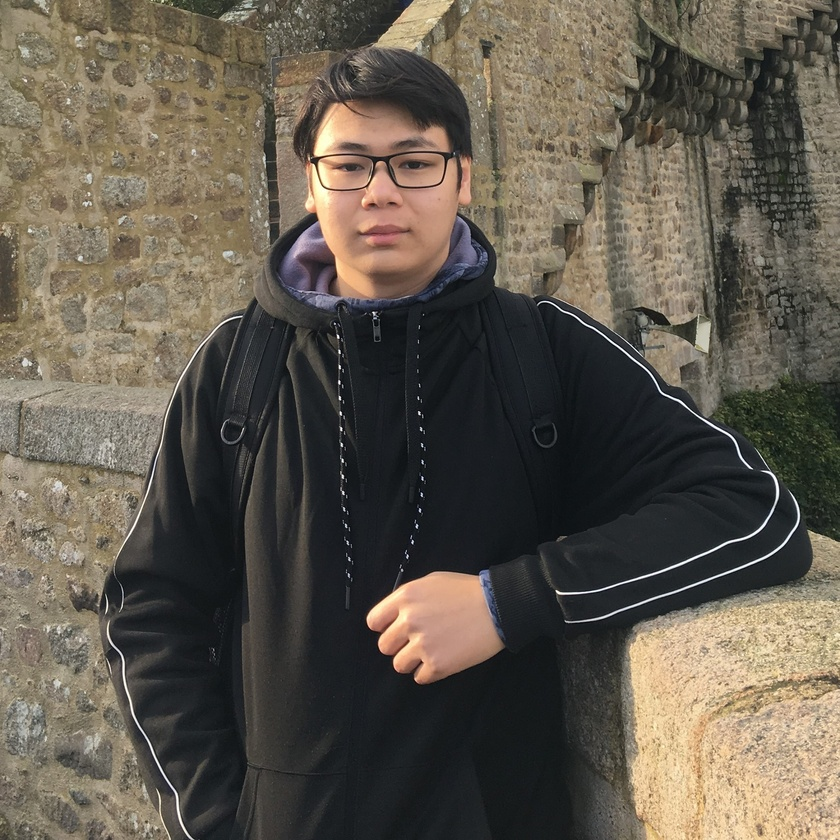
#> input picture images/selfie_picture.jpg, 840 x 840 px, shrunk from 2048 x 2047 before the run
$ python opencv-17-tresholding_image.py
#> lines starting #> are read from the running program, lines starting #| are printed output that depends on the picture; after the words box and inside, x2 and y2 are one past the last pixel; in counts of white or black regions, pixels touching at a corner belong together
import cv2 as cv
import numpy as np
from matplotlib import pyplot as plt


# [44 lines left out: functions simple_thresholding, adaptive_thresholding, not called in this run]


def Otsu_Binarization():
	img = cv.imread('images/selfie_picture.jpg',0)
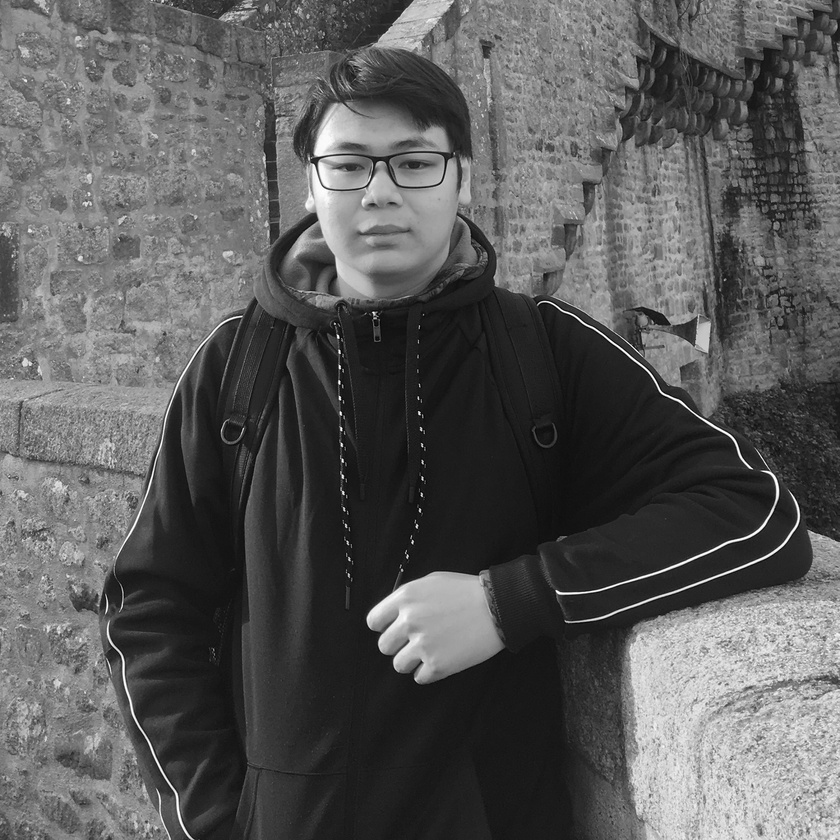
#> img: shape (840, 840); min 0, max 255, mean 90.3
	# global thresholding
	ret1,th1 = cv.threshold(img,127,255,cv.THRESH_BINARY)
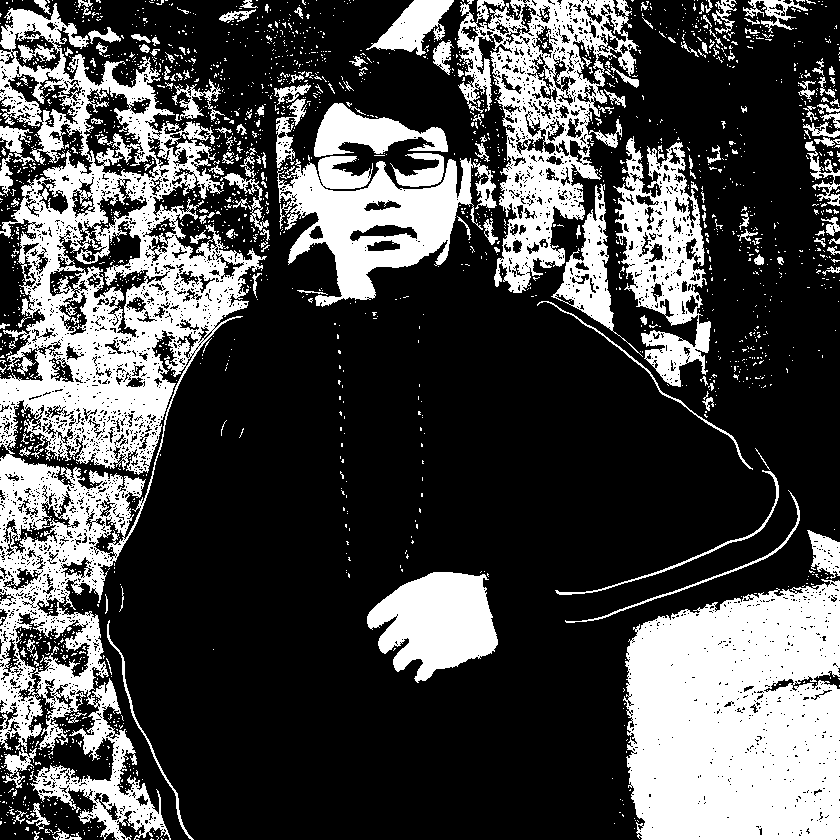
#> th1: shape (840, 840); 29.8% white; 2191 white regions (2016 under 20 px), largest, box (x1, y1, x2, y2) and area: (0, 3, 267, 840) 72955, (623, 579, 840, 840) 48391, (457, 0, 639, 293) 19808

	# Otsu's thresholding
	ret2,th2 = cv.threshold(img,0,255,cv.THRESH_BINARY+cv.THRESH_OTSU)
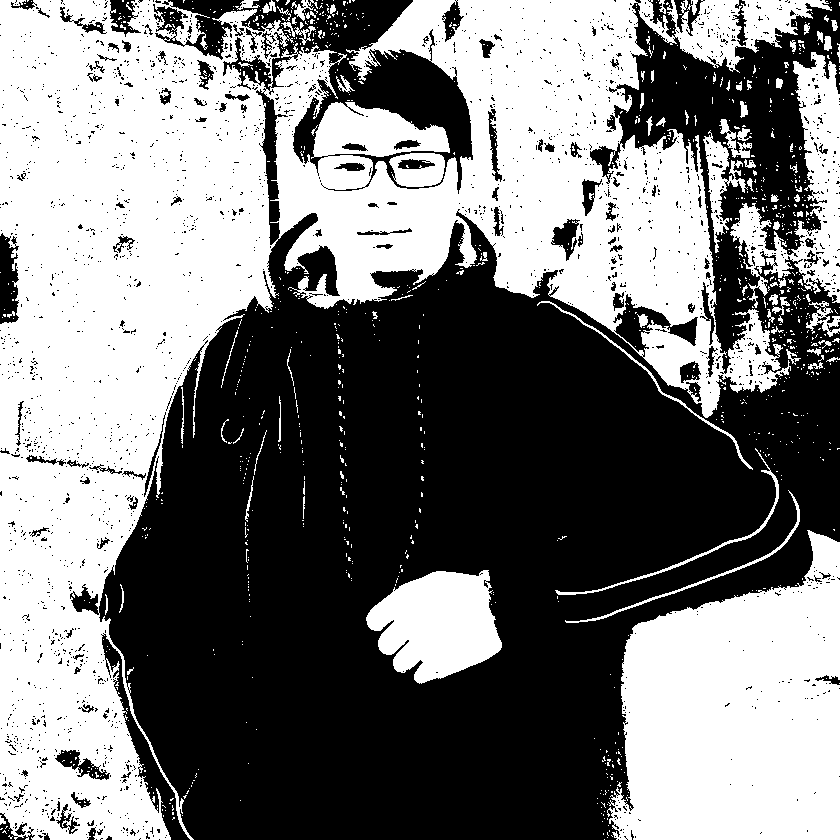
#> th2: shape (840, 840); 47.6% white; 1085 white regions (994 under 20 px), largest, box (x1, y1, x2, y2) and area: (0, 0, 832, 840) 249098, (607, 530, 840, 840) 53099, (366, 570, 502, 684) 10547
#> ret2 = 92

	# Otsu's thresholding after Gaussian filtering
	blur = cv.GaussianBlur(img,(5,5),0)
	ret3,th3 = cv.threshold(blur,0,255,cv.THRESH_BINARY+cv.THRESH_OTSU)
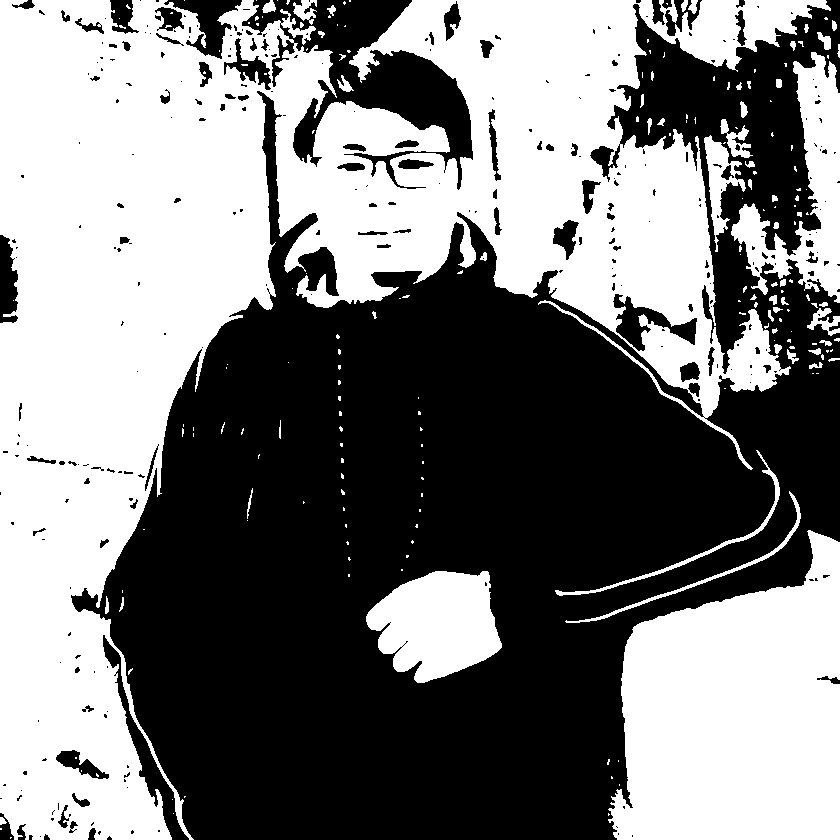
#> th3: shape (840, 840); 48.7% white; 203 white regions (146 under 20 px), largest, box (x1, y1, x2, y2) and area: (0, 0, 831, 840) 260804, (608, 530, 840, 840) 53462, (366, 571, 502, 683) 10591
#> ret3 = 91

	# plot all the images and their histograms
	images = [img, 0, th1,
	          img, 0, th2,
	          blur, 0, th3]

	titles = ['Original Noisy Image','Histogram','Global Thresholding (v=127)',
	          'Original Noisy Image','Histogram',"Otsu's Thresholding",
	          'Gaussian filtered Image','Histogram',"Otsu's Thresholding"]

	for i in range(3):
	    plt.subplot(3,3,i*3+1),plt.imshow(images[i*3],'gray')
	    plt.title(titles[i*3]), plt.xticks([]), plt.yticks([])

	    plt.subplot(3,3,i*3+2),plt.hist(images[i*3].ravel(),256)
	    plt.title(titles[i*3+1]), plt.xticks([]), plt.yticks([])

	    plt.subplot(3,3,i*3+3),plt.imshow(images[i*3+2],'gray')
	    plt.title(titles[i*3+2]), plt.xticks([]), plt.yticks([])

	plt.show()
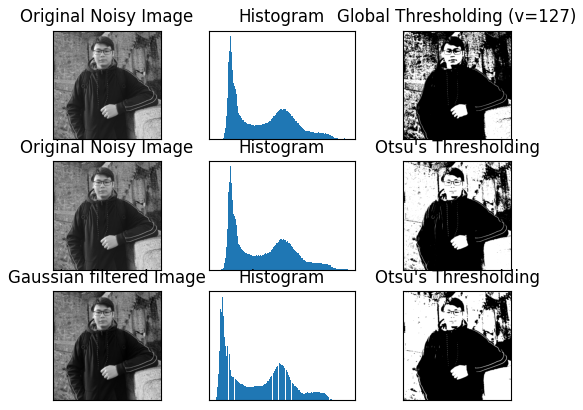
#> figure drawn by matplotlib, 9 panels


def main():
	# simple_thresholding()

	# adaptive_thresholding()

	Otsu_Binarization()


if __name__ == '__main__':
	main()
